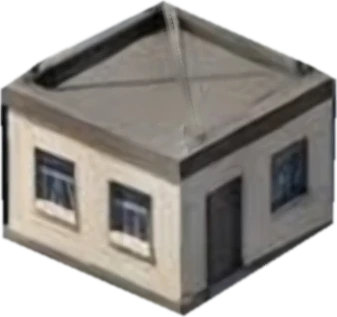
#> input picture webapp/img/house.webp, 337 x 317 px
$ python make-houses.py
#> lines starting #> are read from the running program, lines starting #| are printed output that depends on the picture; after the words box and inside, x2 and y2 are one past the last pixel; in counts of white or black regions, pixels touching at a corner belong together
"""Builds house_0..4.webp from house.webp: painted walls, blue glass windows, wooden door, natural grey roof."""
from PIL import Image, ImageDraw, ImageFilter
import numpy as np, colorsys, os
SRC = os.path.join(os.path.dirname(__file__), '..', 'webapp', 'img')
base = Image.open(f'{SRC}/house.webp').convert('RGBA'); W, H = base.size
#> further down, base is the input picture: PIL image 337x317 RGBA; mean R, G, B, A 99.8, 96.5, 92.2, 184.7
#> after `W, H = base.size`: W = 337; H = 317
rgb = np.asarray(base.convert('RGB')).astype(float) / 255; alpha = np.asarray(base.getchannel('A'))

def poly_mask(pts, blur=0.9):
#> called with blur = 0.9
    m = Image.new('L', (W, H), 0); ImageDraw.Draw(m).polygon(pts, fill=255); return m.filter(ImageFilter.GaussianBlur(blur))
#> after `m = Image.new('L', (W, H), 0)`: m: PIL image 337x317 L; every value is 0
#> after `ImageDraw.Draw(m).polygon(pts, fill=255)`:
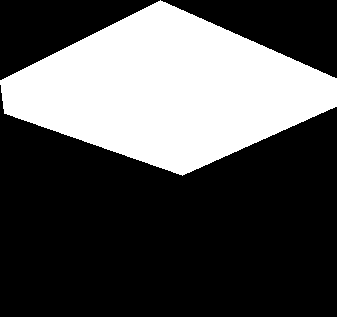
#> m: PIL image 337x317 L; 32.4% white; 1 white region, box (x1, y1, x2, y2) and area: (0, 0, 337, 176) 34567
roof = poly_mask([(0,80),(160,0),(336,78),(336,106),(182,175),(4,113)])
windows = [[(35,145),(75,159),(80,228),(40,215)], [(110,180),(150,196),(155,263),(115,246)], [(272,152),(307,141),(307,201),(272,213)]]
door = [(207,180),(242,175),(243,276),(208,286)]
win_m = Image.new('L', (W, H), 0); d = ImageDraw.Draw(win_m)
for w in windows: d.polygon(w, fill=255)
win_m = win_m.filter(ImageFilter.GaussianBlur(0.8)); door_m = poly_mask(door)
#> in poly_mask (call 2), `ImageDraw.Draw(m).polygon(pts, fill=255)`: m: PIL image 337x317 L; 3.5% white; 1 white region, box (x1, y1, x2, y2) and area: (207, 175, 244, 287) 3739
roof_a, win_a, door_a = (np.asarray(m).astype(float) / 255 for m in (roof, win_m, door_m))
wall_a = np.clip(1 - np.maximum.reduce([roof_a, win_a, door_a]), 0, 1)

lum = (rgb * [0.299, 0.587, 0.114]).sum(axis=2)
shade = np.clip(lum / 0.72, 0.15, 1.35)[..., None]

def window_layer(color_frame=(0.12, 0.2, 0.32)):
#> called with color_frame = (0.12, 0.2, 0.32)
    img = Image.new('RGB', (W, H), (0, 0, 0)); g = ImageDraw.Draw(img)
#> after `img = Image.new('RGB', (W, H), (0, 0, 0))`: img: PIL image 337x317 RGB; every value is 0
    for pts in windows:
        ys = [p[1] for p in pts]; y0, y1 = min(ys), max(ys)
        for y in range(y0, y1 + 1):                      # vertical sky-blue gradient glass
            t = (y - y0) / max(1, y1 - y0); c = (int(150 - 90 * t), int(215 - 85 * t), int(255 - 40 * t))
            g.line([(0, y), (W, y)], fill=c)
    arr = np.asarray(img).astype(float) / 255
    # diagonal reflection streaks + mullion + frame, restricted to the windows
    out = arr.copy(); yy, xx = np.mgrid[0:H, 0:W]
    streak = np.clip(1 - np.abs(((xx * 0.8 + yy) % 46) - 12) / 6, 0, 1) * 0.35
    out = out + streak[..., None] * (1 - out)
    return out
glass = window_layer()
edge = np.asarray(win_m.filter(ImageFilter.MinFilter(5))).astype(float) / 255
frame = (win_a - edge).clip(0, 1)[..., None]                     # darker frame ring
glass = glass * (1 - frame * 0.65) + np.array([0.08, 0.14, 0.24]) * frame * 0.65
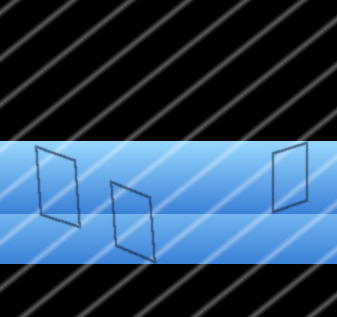
#> glass: shape (317, 337, 3) float64; mean R, G, B 0.184, 0.281, 0.376
# mullion cross (light) through each window
mull = Image.new('L', (W, H), 0); md = ImageDraw.Draw(mull)
for pts in windows:
    cx = sum(p[0] for p in pts) / 4; cy = sum(p[1] for p in pts) / 4
    top = ((pts[0][0] + pts[1][0]) / 2, (pts[0][1] + pts[1][1]) / 2); bot = ((pts[2][0] + pts[3][0]) / 2, (pts[2][1] + pts[3][1]) / 2)
    lef = ((pts[0][0] + pts[3][0]) / 2, (pts[0][1] + pts[3][1]) / 2); rig = ((pts[1][0] + pts[2][0]) / 2, (pts[1][1] + pts[2][1]) / 2)
    md.line([top, bot], fill=200, width=2); md.line([lef, rig], fill=200, width=2)
mull_a = (np.asarray(mull.filter(ImageFilter.GaussianBlur(0.5))).astype(float) / 255 * win_a)[..., None]
glass = glass * (1 - mull_a * 0.8) + np.array([0.92, 0.97, 1.0]) * mull_a * 0.8

def wood_layer():                                               # planks: brown gradient + dark seams + handle
    arr = np.zeros((H, W, 3)); yy, xx = np.mgrid[0:H, 0:W]
    t = np.clip((yy - 175) / 110, 0, 1)
    arr[..., 0] = 0.55 - 0.18 * t; arr[..., 1] = 0.36 - 0.12 * t; arr[..., 2] = 0.18 - 0.07 * t
    seam = (np.abs(((xx - 207) % 12.5) - 6.2) < 0.7)[..., None] * 0.22
    arr = arr * (1 - seam) + 0.05 * seam
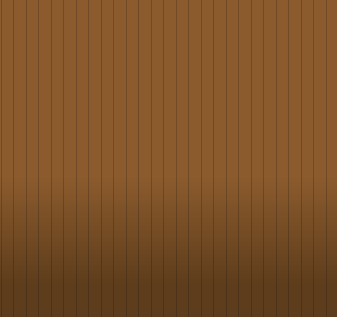
#> arr: shape (317, 337, 3) float64; mean of channels 0, 1, 2 0.493, 0.322, 0.159; drawn as R, G, B
    grain = (np.sin(xx * 1.9 + yy * 0.12) * 0.03)[..., None]
    arr = np.clip(arr + grain, 0, 1)
    img = Image.fromarray((arr * 255).astype(np.uint8)); ImageDraw.Draw(img).ellipse([(229, 230), (234, 235)], fill=(235, 200, 110))
    return np.asarray(img).astype(float) / 255
#> returned value: shape (317, 337, 3) float64
wood = wood_layer()
door_edge = np.asarray(door_m.filter(ImageFilter.MinFilter(5))).astype(float) / 255
dframe = (door_a - door_edge).clip(0, 1)[..., None]; wood = wood * (1 - dframe * 0.5) + np.array([0.18, 0.1, 0.05]) * dframe * 0.5

palette = ['#ffbe0b', '#9d4dff', '#12d67a', '#ff3d4f', '#1fb6ff']
for i, hexc in enumerate(palette):
    col = np.array([int(hexc[j:j + 2], 16) for j in (1, 3, 5)]) / 255
    painted = np.clip(col * shade ** 1.05 + np.clip(shade - 1, 0, 1) * 0.35, 0, 1)
    out = rgb * (1 - wall_a[..., None]) + painted * wall_a[..., None]           # walls painted, roof untouched
    out = out * (1 - win_a[..., None]) + glass * win_a[..., None]               # blue glass
    out = out * (1 - door_a[..., None]) + wood * door_a[..., None]              # wooden door
    im = Image.fromarray((np.clip(out, 0, 1) * 255).astype(np.uint8)).convert('RGBA'); im.putalpha(Image.fromarray(alpha))
    im.save(f'{SRC}/house_{i}.webp', quality=92, method=6); print('house', i, im.size, os.path.getsize(f'{SRC}/house_{i}.webp') // 1024, 'KB')
#> this loop made 5 passes
#| house 0 (337, 317) 14 KB
#| house 1 (337, 317) 13 KB
#| house 2 (337, 317) 13 KB
#| house 3 (337, 317) 13 KB
#| house 4 (337, 317) 14 KB
#> pass 1, `painted = np.clip(col * shade ** 1.05 + np.clip(shade - 1, 0, 1) * 0.3..`:
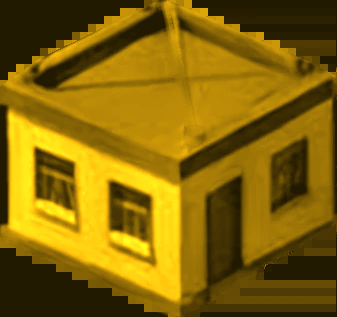
#> painted: shape (317, 337, 3) float64; mean of channels 0, 1, 2 0.525, 0.404, 0.027; drawn as R, G, B
#> after the loop:
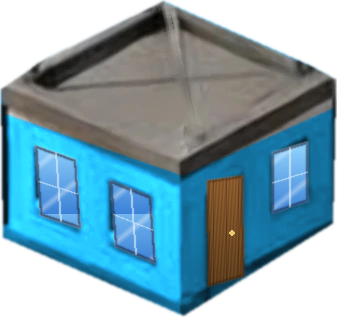
#> im: PIL image 337x317 RGBA; mean R, G, B, A 58.7, 104.9, 124, 184.7; transparent parts drawn white
#> after the loop:
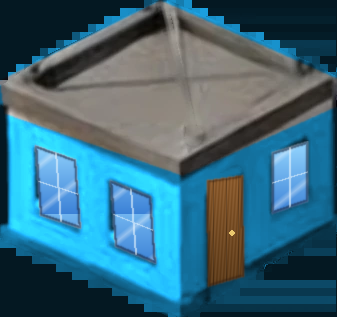
#> out: shape (317, 337, 3) float64; mean of channels 0, 1, 2 0.231, 0.413, 0.487; drawn as R, G, B
prev = Image.new('RGB', (W * 5 // 2 + 10, H // 2 + 10), (24, 28, 52))
for i in range(5):
    h = Image.open(f'{SRC}/house_{i}.webp'); h = h.resize((W // 2, H // 2)); prev.paste(h, (i * (W // 2) + 4, 4), h)
#> after `prev.paste(h, (i * (W // 2) + 4, 4), h)`:
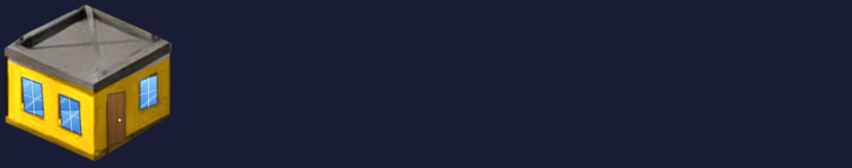
#> prev: PIL image 852x168 RGB; mean R, G, B 40.2, 41.7, 54.9
prev.save('/tmp/claude-0/houses_preview.png')
